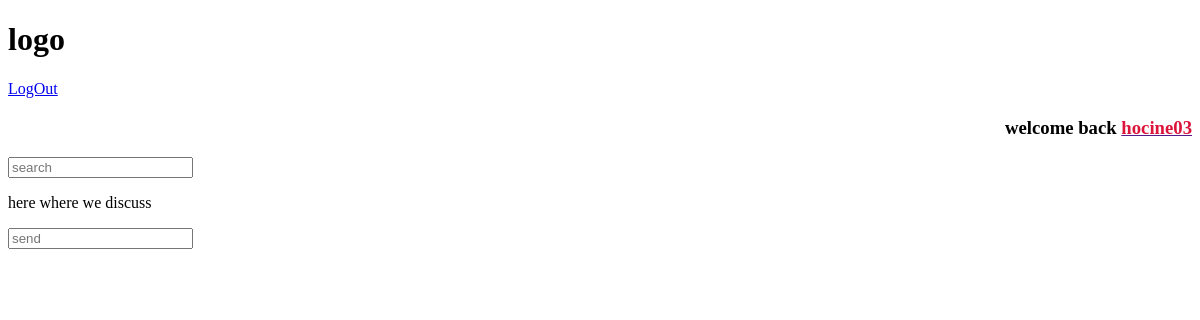
Before: /messagepage/22 (signed in) with the older database file.
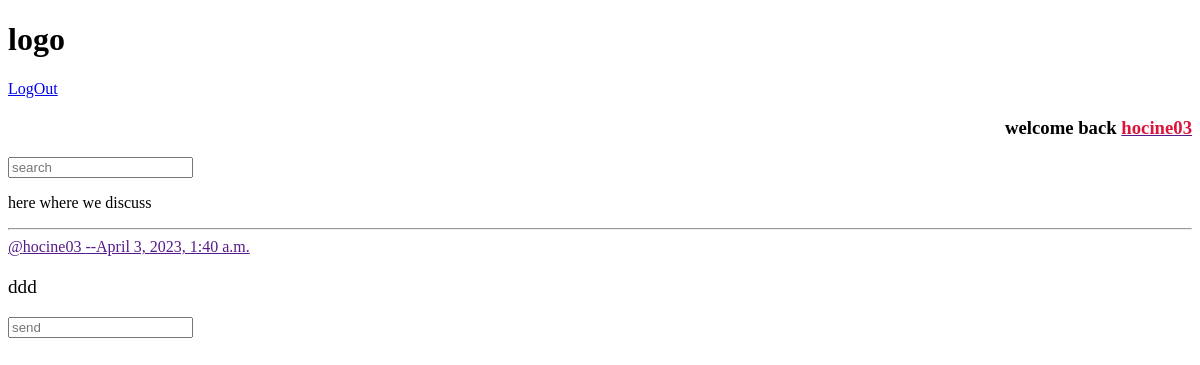
After: the same page with the newer database file.
### base/models.py (models this page shows, shortened)
class Messages(models.Model):
      host=models.ForeignKey(User,on_delete=models.SET_NULL,null=True)
      where=models.ForeignKey(Place,on_delete=models.CASCADE)
      body=models.TextField(max_length=200)
      date_created=models.DateTimeField(auto_now=True)

### base/views.py (the view, shortened to what this page needs)
# urls.py: path('messagepage/<int:pk>',views.messagepage,name="messagepage"),
def messagepage(request,pk):
  places1=get_object_or_404(Place,id=pk)
  messages1=places1.messages_set.all()
  h=""
  context={
  'places1':places1,
  'message1':messages1,
  'h':h
  }
  return render(request,'messagepage.html',context)

### base/templates/messagepage.html (shortened to what this page needs)
{% extends 'main.html' %}
{% block content%}
<p>{{places1.desc}}</p>
{% for m in message1%}
<hr>
<div>
<div>
    <a href=""><span>@{{m.host}} --{{m.date_created}}</span></a>
</div>
<p style="font-size: 120%;">{{m.body}}</p>
</div>
{%endfor%}
<form method="POST">
<input type="text"  name="msg" placeholder="send" />
</form>
{%endblock content%}

Changed rows visible on the page:
added Messages: host "hocine03", date_created "April 3, 2023, 1:40 a.m.", body "ddd"
